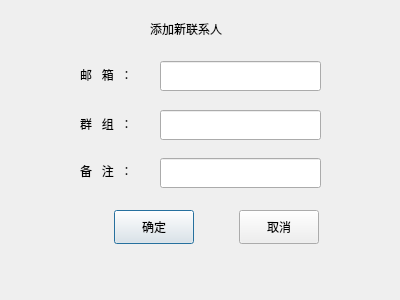
<?xml version="1.0" encoding="UTF-8"?>
<ui version="4.0">
 <class>buildContactDlg</class>
 <widget class="QDialog" name="buildContactDlg">
  <property name="geometry">
   <rect>
    <x>0</x>
    <y>0</y>
    <width>400</width>
    <height>300</height>
   </rect>
  </property>
  <property name="windowTitle">
   <string>Dialog</string>
  </property>
  <widget class="QLabel" name="label_3">
   <property name="geometry">
    <rect>
     <x>80</x>
     <y>158</y>
     <width>61</width>
     <height>26</height>
    </rect>
   </property>
   <property name="styleSheet">
    <string notr="true">font: 13pt &quot;Ubuntu&quot;;</string>
   </property>
   <property name="text">
    <string>备   注  ：</string>
   </property>
  </widget>
  <widget class="QLabel" name="label_2">
   <property name="geometry">
    <rect>
     <x>80</x>
     <y>111</y>
     <width>61</width>
     <height>26</height>
    </rect>
   </property>
   <property name="styleSheet">
    <string notr="true">font: 13pt &quot;Ubuntu&quot;;</string>
   </property>
   <property name="text">
    <string>群   组  ：</string>
   </property>
  </widget>
  <widget class="QLineEdit" name="newContactName">
   <property name="geometry">
    <rect>
     <x>160</x>
     <y>61</y>
     <width>161</width>
     <height>30</height>
    </rect>
   </property>
  </widget>
  <widget class="QLabel" name="label">
   <property name="geometry">
    <rect>
     <x>80</x>
     <y>62</y>
     <width>61</width>
     <height>26</height>
    </rect>
   </property>
   <property name="styleSheet">
    <string notr="true">font: 13pt &quot;Ubuntu&quot;;</string>
   </property>
   <property name="text">
    <string>邮   箱  ：</string>
   </property>
  </widget>
  <widget class="QPushButton" name="OKBtn">
   <property name="geometry">
    <rect>
     <x>114</x>
     <y>210</y>
     <width>80</width>
     <height>34</height>
    </rect>
   </property>
   <property name="styleSheet">
    <string notr="true">font: 13pt &quot;Ubuntu&quot;;</string>
   </property>
   <property name="text">
    <string>确定</string>
   </property>
  </widget>
  <widget class="QLineEdit" name="newContactNick">
   <property name="geometry">
    <rect>
     <x>160</x>
     <y>158</y>
     <width>161</width>
     <height>30</height>
    </rect>
   </property>
  </widget>
  <widget class="QPushButton" name="cancelBtn">
   <property name="geometry">
    <rect>
     <x>239</x>
     <y>210</y>
     <width>80</width>
     <height>34</height>
    </rect>
   </property>
   <property name="styleSheet">
    <string notr="true">font: 13pt &quot;Ubuntu&quot;;</string>
   </property>
   <property name="text">
    <string>取消</string>
   </property>
  </widget>
  <widget class="QLineEdit" name="newContactGroup">
   <property name="geometry">
    <rect>
     <x>160</x>
     <y>110</y>
     <width>161</width>
     <height>30</height>
    </rect>
   </property>
  </widget>
  <widget class="QLabel" name="label_4">
   <property name="geometry">
    <rect>
     <x>150</x>
     <y>20</y>
     <width>91</width>
     <height>17</height>
    </rect>
   </property>
   <property name="text">
    <string>添加新联系人</string>
   </property>
  </widget>
 </widget>
 <resources/>
 <connections/>
</ui>
